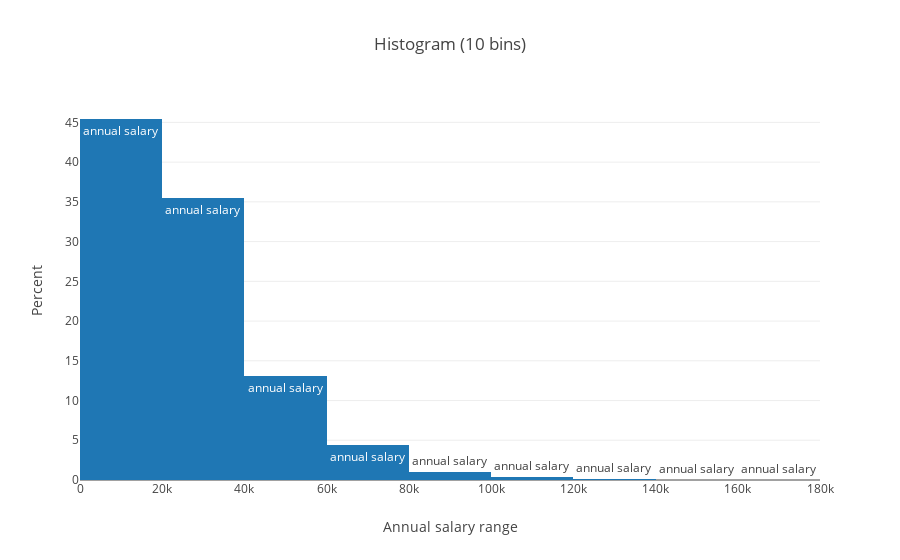

Notebook cell for this chart:
### Code cell
df_payroll = result_set_payroll.DataFrame()
py.iplot(dict(
            data =  [go.Histogram(x = df_payroll.annual_salary, histnorm = 'percent', text = 'annual salary', nbinsx = 10)],
            layout = dict(
                            title = 'Histogram (10 bins)', 
                            xaxis = dict(title = 'Annual salary range'),
                            yaxis = dict(title = 'Percent')
            )
))

### Figure 1 — Plotly figure (JSON) as saved in the notebook; plotly's stock layout.template omitted (floating-point values rounded to 4 significant figures; data arrays with more than 128 entries replaced by an {"elided": "..."} marker saying what was removed)
{"data": [{"histnorm": "percent", "nbinsx": 10, "text": "annual salary", "type": "histogram", "uid": "cf0b1f35-50cd-4865-bbe0-08104e091b81", "x": {"elided": "20547 float values"}}], "layout": {"title": {"text": "Histogram (10 bins)"}, "xaxis": {"title": {"text": "Annual salary range"}}, "yaxis": {"title": {"text": "Percent"}}}}
